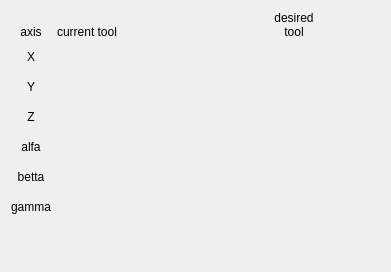
<?xml version="1.0" encoding="UTF-8"?>
<ui version="4.0">
 <class>wgt_tool_template</class>
 <widget class="QWidget" name="wgt_tool_template">
  <property name="geometry">
   <rect>
    <x>0</x>
    <y>0</y>
    <width>391</width>
    <height>272</height>
   </rect>
  </property>
  <property name="windowTitle">
   <string>wgt_irp6_m_tool_euler</string>
  </property>
  <layout class="QGridLayout" name="gridLayout">
   <item row="0" column="0">
    <widget class="QLabel" name="label_4">
     <property name="text">
      <string>axis</string>
     </property>
     <property name="alignment">
      <set>Qt::AlignBottom|Qt::AlignHCenter</set>
     </property>
     <property name="wordWrap">
      <bool>true</bool>
     </property>
    </widget>
   </item>
   <item row="0" column="1">
    <widget class="QLabel" name="label_7">
     <property name="text">
      <string>current tool</string>
     </property>
     <property name="alignment">
      <set>Qt::AlignBottom|Qt::AlignHCenter</set>
     </property>
     <property name="wordWrap">
      <bool>true</bool>
     </property>
    </widget>
   </item>
   <item row="0" column="5">
    <widget class="QLabel" name="label_8">
     <property name="maximumSize">
      <size>
       <width>140</width>
       <height>16777215</height>
      </size>
     </property>
     <property name="text">
      <string>desired tool</string>
     </property>
     <property name="alignment">
      <set>Qt::AlignBottom|Qt::AlignHCenter</set>
     </property>
     <property name="wordWrap">
      <bool>true</bool>
     </property>
    </widget>
   </item>
   <item row="1" column="0">
    <widget class="QLabel" name="label_axis_1">
     <property name="text">
      <string>X</string>
     </property>
     <property name="alignment">
      <set>Qt::AlignCenter</set>
     </property>
     <property name="wordWrap">
      <bool>true</bool>
     </property>
    </widget>
   </item>
   <item row="1" column="2">
    <spacer name="horizontalSpacer">
     <property name="orientation">
      <enum>Qt::Horizontal</enum>
     </property>
     <property name="sizeHint" stdset="0">
      <size>
       <width>40</width>
       <height>20</height>
      </size>
     </property>
    </spacer>
   </item>
   <item row="1" column="4">
    <spacer name="horizontalSpacer_2">
     <property name="orientation">
      <enum>Qt::Horizontal</enum>
     </property>
     <property name="sizeHint" stdset="0">
      <size>
       <width>13</width>
       <height>24</height>
      </size>
     </property>
    </spacer>
   </item>
   <item row="1" column="6">
    <spacer name="horizontalSpacer_5">
     <property name="orientation">
      <enum>Qt::Horizontal</enum>
     </property>
     <property name="sizeHint" stdset="0">
      <size>
       <width>40</width>
       <height>20</height>
      </size>
     </property>
    </spacer>
   </item>
   <item row="2" column="0">
    <widget class="QLabel" name="label_axis_2">
     <property name="text">
      <string>Y</string>
     </property>
     <property name="alignment">
      <set>Qt::AlignCenter</set>
     </property>
     <property name="wordWrap">
      <bool>true</bool>
     </property>
    </widget>
   </item>
   <item row="2" column="2">
    <spacer name="horizontalSpacer_3">
     <property name="orientation">
      <enum>Qt::Horizontal</enum>
     </property>
     <property name="sizeHint" stdset="0">
      <size>
       <width>13</width>
       <height>24</height>
      </size>
     </property>
    </spacer>
   </item>
   <item row="2" column="4">
    <spacer name="horizontalSpacer_4">
     <property name="orientation">
      <enum>Qt::Horizontal</enum>
     </property>
     <property name="sizeHint" stdset="0">
      <size>
       <width>13</width>
       <height>24</height>
      </size>
     </property>
    </spacer>
   </item>
   <item row="2" column="6">
    <spacer name="horizontalSpacer_6">
     <property name="orientation">
      <enum>Qt::Horizontal</enum>
     </property>
     <property name="sizeHint" stdset="0">
      <size>
       <width>40</width>
       <height>20</height>
      </size>
     </property>
    </spacer>
   </item>
   <item row="3" column="0">
    <widget class="QLabel" name="label_axis_3">
     <property name="text">
      <string>Z</string>
     </property>
     <property name="alignment">
      <set>Qt::AlignCenter</set>
     </property>
     <property name="wordWrap">
      <bool>true</bool>
     </property>
    </widget>
   </item>
   <item row="3" column="2">
    <spacer name="horizontalSpacer_9">
     <property name="orientation">
      <enum>Qt::Horizontal</enum>
     </property>
     <property name="sizeHint" stdset="0">
      <size>
       <width>13</width>
       <height>24</height>
      </size>
     </property>
    </spacer>
   </item>
   <item row="3" column="4">
    <spacer name="horizontalSpacer_12">
     <property name="orientation">
      <enum>Qt::Horizontal</enum>
     </property>
     <property name="sizeHint" stdset="0">
      <size>
       <width>13</width>
       <height>24</height>
      </size>
     </property>
    </spacer>
   </item>
   <item row="3" column="6">
    <spacer name="horizontalSpacer_10">
     <property name="orientation">
      <enum>Qt::Horizontal</enum>
     </property>
     <property name="sizeHint" stdset="0">
      <size>
       <width>3</width>
       <height>20</height>
      </size>
     </property>
    </spacer>
   </item>
   <item row="4" column="0">
    <widget class="QLabel" name="label_axis_4">
     <property name="text">
      <string>alfa</string>
     </property>
     <property name="alignment">
      <set>Qt::AlignCenter</set>
     </property>
     <property name="wordWrap">
      <bool>true</bool>
     </property>
    </widget>
   </item>
   <item row="4" column="2">
    <spacer name="horizontalSpacer_16">
     <property name="orientation">
      <enum>Qt::Horizontal</enum>
     </property>
     <property name="sizeHint" stdset="0">
      <size>
       <width>13</width>
       <height>24</height>
      </size>
     </property>
    </spacer>
   </item>
   <item row="4" column="4">
    <spacer name="horizontalSpacer_13">
     <property name="orientation">
      <enum>Qt::Horizontal</enum>
     </property>
     <property name="sizeHint" stdset="0">
      <size>
       <width>13</width>
       <height>24</height>
      </size>
     </property>
    </spacer>
   </item>
   <item row="4" column="6">
    <spacer name="horizontalSpacer_15">
     <property name="orientation">
      <enum>Qt::Horizontal</enum>
     </property>
     <property name="sizeHint" stdset="0">
      <size>
       <width>3</width>
       <height>20</height>
      </size>
     </property>
    </spacer>
   </item>
   <item row="5" column="0">
    <widget class="QLabel" name="label_axis_5">
     <property name="text">
      <string>betta</string>
     </property>
     <property name="alignment">
      <set>Qt::AlignCenter</set>
     </property>
     <property name="wordWrap">
      <bool>true</bool>
     </property>
    </widget>
   </item>
   <item row="5" column="2">
    <spacer name="horizontalSpacer_20">
     <property name="orientation">
      <enum>Qt::Horizontal</enum>
     </property>
     <property name="sizeHint" stdset="0">
      <size>
       <width>13</width>
       <height>24</height>
      </size>
     </property>
    </spacer>
   </item>
   <item row="5" column="4">
    <spacer name="horizontalSpacer_17">
     <property name="orientation">
      <enum>Qt::Horizontal</enum>
     </property>
     <property name="sizeHint" stdset="0">
      <size>
       <width>13</width>
       <height>24</height>
      </size>
     </property>
    </spacer>
   </item>
   <item row="5" column="6">
    <spacer name="horizontalSpacer_19">
     <property name="orientation">
      <enum>Qt::Horizontal</enum>
     </property>
     <property name="sizeHint" stdset="0">
      <size>
       <width>3</width>
       <height>20</height>
      </size>
     </property>
    </spacer>
   </item>
   <item row="6" column="0">
    <widget class="QLabel" name="label_axis_6">
     <property name="text">
      <string>gamma</string>
     </property>
     <property name="alignment">
      <set>Qt::AlignCenter</set>
     </property>
     <property name="wordWrap">
      <bool>true</bool>
     </property>
    </widget>
   </item>
   <item row="6" column="2">
    <spacer name="horizontalSpacer_24">
     <property name="orientation">
      <enum>Qt::Horizontal</enum>
     </property>
     <property name="sizeHint" stdset="0">
      <size>
       <width>13</width>
       <height>24</height>
      </size>
     </property>
    </spacer>
   </item>
   <item row="6" column="4">
    <spacer name="horizontalSpacer_21">
     <property name="orientation">
      <enum>Qt::Horizontal</enum>
     </property>
     <property name="sizeHint" stdset="0">
      <size>
       <width>13</width>
       <height>24</height>
      </size>
     </property>
    </spacer>
   </item>
   <item row="6" column="6">
    <spacer name="horizontalSpacer_23">
     <property name="orientation">
      <enum>Qt::Horizontal</enum>
     </property>
     <property name="sizeHint" stdset="0">
      <size>
       <width>3</width>
       <height>20</height>
      </size>
     </property>
    </spacer>
   </item>
   <item row="7" column="3">
    <spacer name="verticalSpacer">
     <property name="orientation">
      <enum>Qt::Vertical</enum>
     </property>
     <property name="sizeHint" stdset="0">
      <size>
       <width>20</width>
       <height>40</height>
      </size>
     </property>
    </spacer>
   </item>
  </layout>
 </widget>
 <layoutdefault spacing="6" margin="11"/>
 <resources/>
 <connections/>
</ui>
